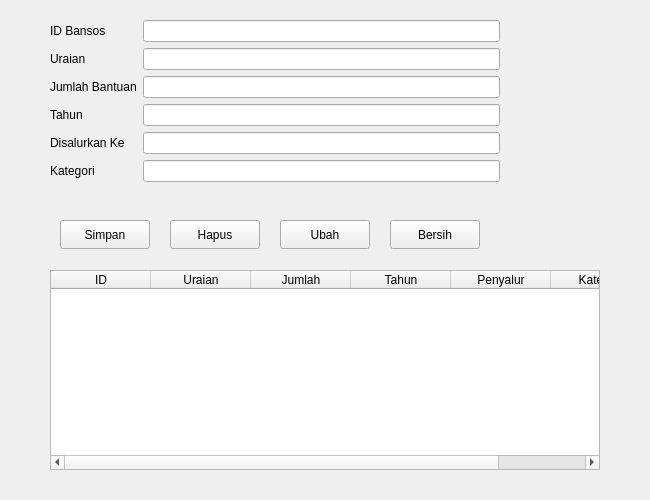
<?xml version="1.0" encoding="UTF-8"?>
<ui version="4.0">
 <class>FormBansos</class>
 <widget class="QWidget" name="FormBansos">
  <property name="geometry"> <rect> <x>0</x> <y>0</y> <width>650</width> <height>500</height> </rect> </property>
  <property name="windowTitle"> <string>Data Bansos</string> </property>
  <widget class="QWidget" name="formLayoutWidget">
   <property name="geometry"> <rect> <x>50</x> <y>20</y> <width>450</width> <height>180</height> </rect> </property>
   <layout class="QFormLayout" name="formLayout">
    <item row="0" column="0"><widget class="QLabel" name="l1"><property name="text"><string>ID Bansos</string></property></widget></item>
    <item row="0" column="1"><widget class="QLineEdit" name="editID"/></item>
    <item row="1" column="0"><widget class="QLabel" name="l2"><property name="text"><string>Uraian</string></property></widget></item>
    <item row="1" column="1"><widget class="QLineEdit" name="editUraian"/></item>
    <item row="2" column="0"><widget class="QLabel" name="l3"><property name="text"><string>Jumlah Bantuan</string></property></widget></item>
    <item row="2" column="1"><widget class="QLineEdit" name="editJml"/></item>
    <item row="3" column="0"><widget class="QLabel" name="l4"><property name="text"><string>Tahun</string></property></widget></item>
    <item row="3" column="1"><widget class="QLineEdit" name="editTahun"/></item>
    <item row="4" column="0"><widget class="QLabel" name="l5"><property name="text"><string>Disalurkan Ke</string></property></widget></item>
    <item row="4" column="1"><widget class="QLineEdit" name="editSalur"/></item>
    <item row="5" column="0"><widget class="QLabel" name="l6"><property name="text"><string>Kategori</string></property></widget></item>
    <item row="5" column="1"><widget class="QLineEdit" name="editKategori"/></item>
   </layout>
  </widget>
  <widget class="QPushButton" name="btnSimpan"> <property name="geometry"> <rect> <x>60</x> <y>220</y> <width>90</width> <height>29</height> </rect> </property> <property name="text"> <string>Simpan</string> </property> </widget>
  <widget class="QPushButton" name="btnHapus"> <property name="geometry"> <rect> <x>170</x> <y>220</y> <width>90</width> <height>29</height> </rect> </property> <property name="text"> <string>Hapus</string> </property> </widget>
  <widget class="QPushButton" name="btnUbah"> <property name="geometry"> <rect> <x>280</x> <y>220</y> <width>90</width> <height>29</height> </rect> </property> <property name="text"> <string>Ubah</string> </property> </widget>
  <widget class="QPushButton" name="btnBersih"> <property name="geometry"> <rect> <x>390</x> <y>220</y> <width>90</width> <height>29</height> </rect> </property> <property name="text"> <string>Bersih</string> </property> </widget>
  <widget class="QTableWidget" name="tabelBansos">
   <property name="geometry"> <rect> <x>50</x> <y>270</y> <width>550</width> <height>200</height> </rect> </property>
   <column><property name="text"><string>ID</string></property></column>
   <column><property name="text"><string>Uraian</string></property></column>
   <column><property name="text"><string>Jumlah</string></property></column>
   <column><property name="text"><string>Tahun</string></property></column>
   <column><property name="text"><string>Penyalur</string></property></column>
   <column><property name="text"><string>Kategori</string></property></column>
  </widget>
 </widget>
 <resources/> <connections/>
</ui>
